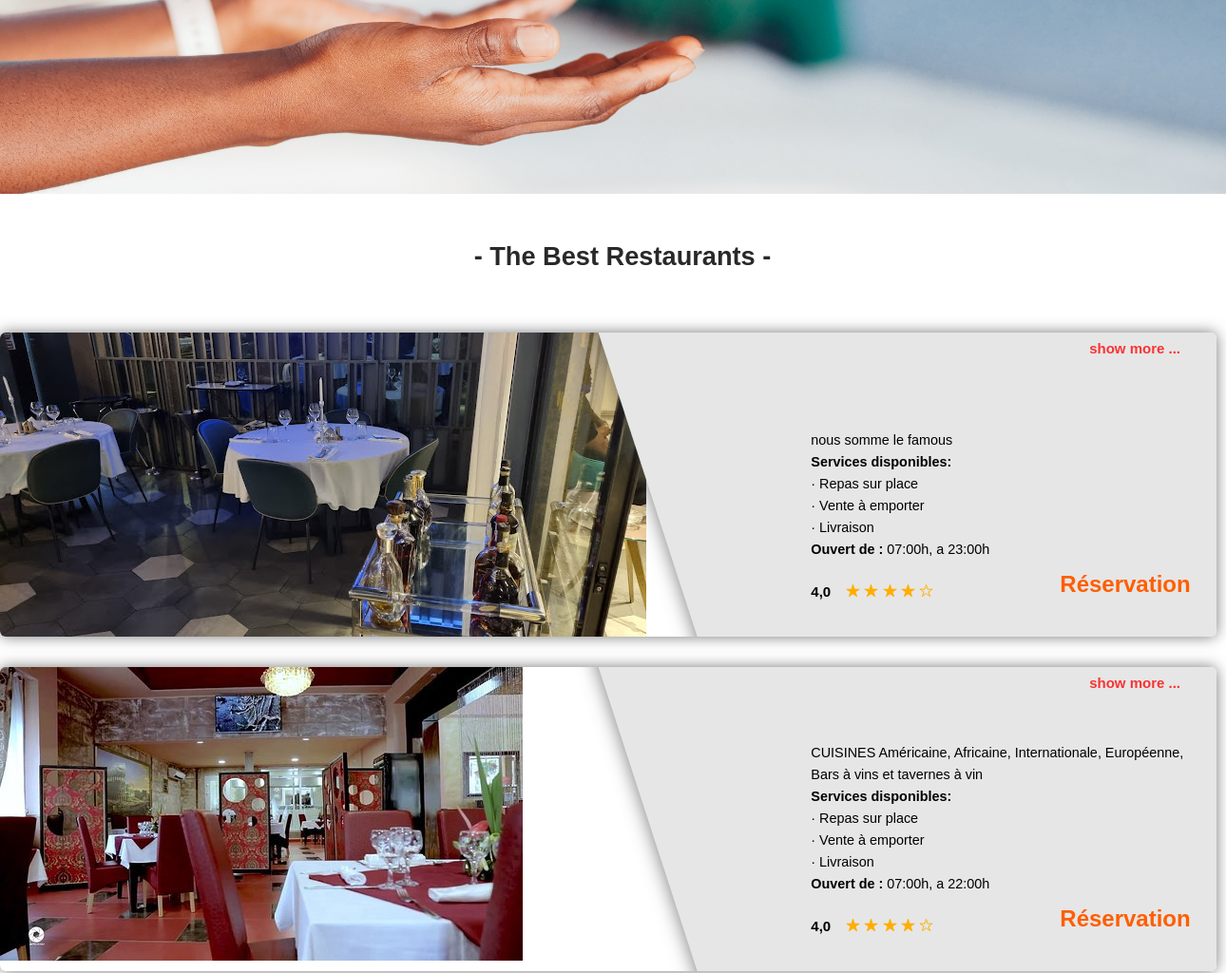
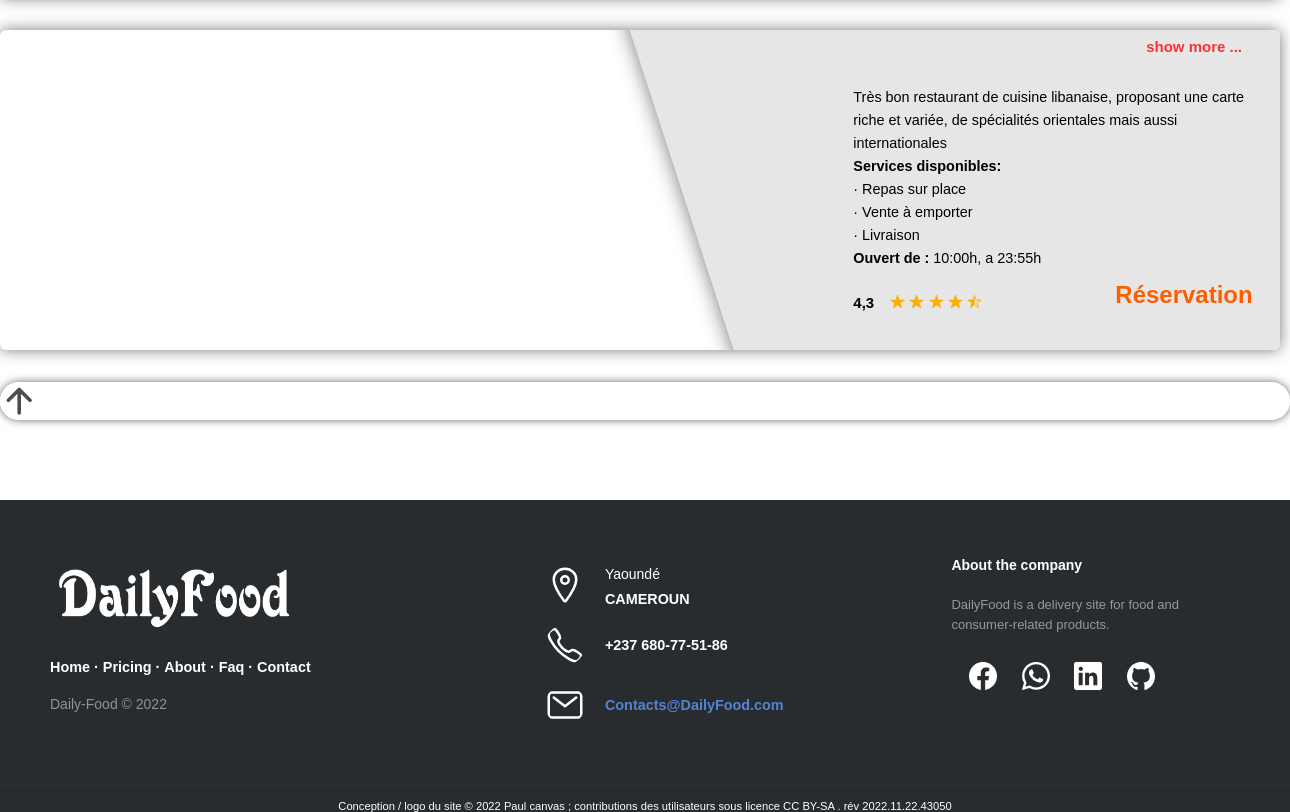
The page /restaurants/ (lower part) on the database as committed earlier (2 pictures, top to bottom).
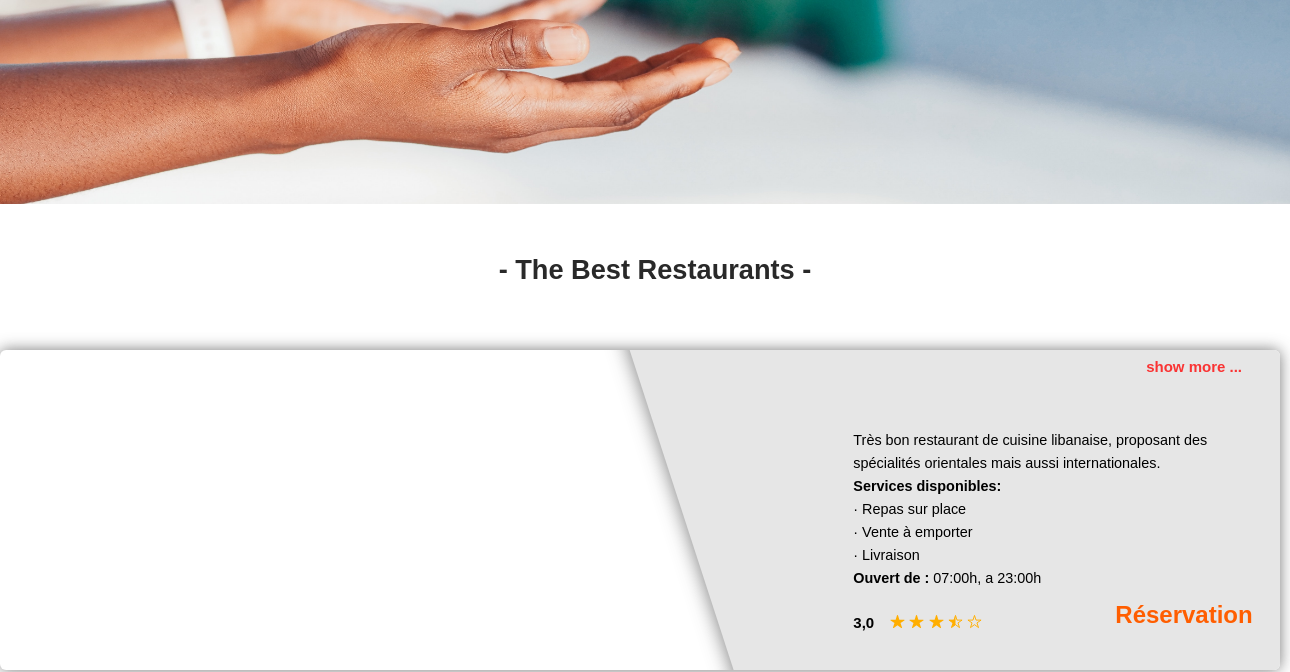
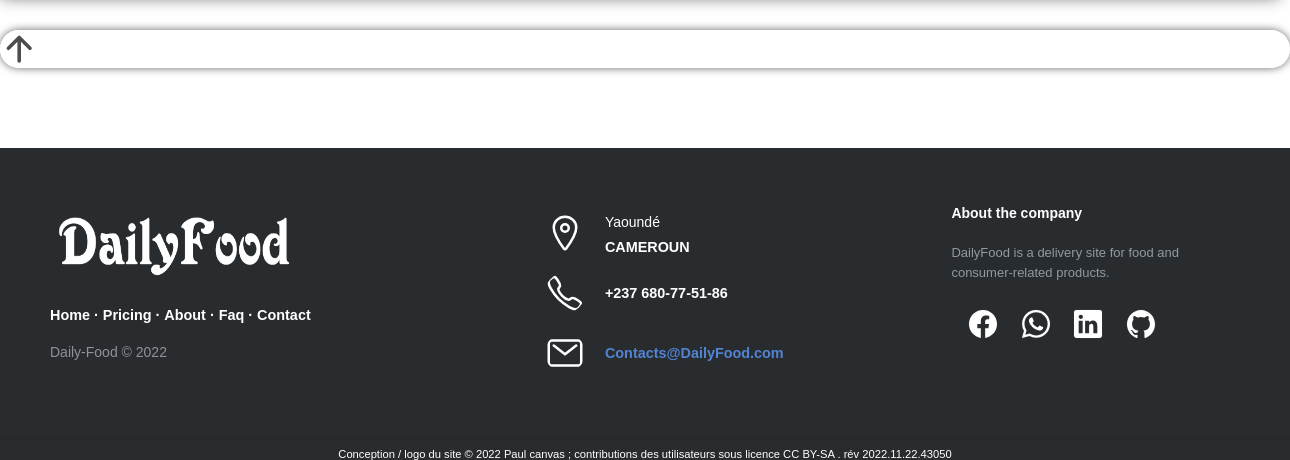
The same page on the database as committed later (2 pictures, top to bottom).
### restaurants/models.py (models this page shows, shortened)
class Restaurant(models.Model):
    account = models.OneToOneField(User, on_delete=models.CASCADE)
    description = models.CharField(max_length=150, blank=True)
    services = models.CharField(max_length=250, blank=False, null=False)
    adresse = models.CharField(max_length=150, blank=False)
    rating = models.FloatField(default=0.0)
    h_open = models.TimeField()
    h_close = models.TimeField()
    image = models.ImageField(upload_to="restaurants", blank=True)
    image_link = models.CharField(default='', max_length=7000000, blank=True)
    num = models.BigIntegerField(blank=True)

### restaurants/views.py (the view)
# urls.py: path('restaurants/', restaurant, name='restaurants'),
def restaurant(request):
    restaurants = Restaurant.objects.all()
    return render(request, 'restaurants/index.html', context={'restaurants': restaurants})

### restaurants/templates/restaurants/index.html (shortened to what this page needs)
{% extends 'base.html' %}
{% block coontent_home %}
<section id="trading">
    <div class="container">
      <h3 class="text-center section-heading">- The Best Restaurants -</h3>
    </div>
      {% for restaurant in restaurants %}
      <div class="resto">
        <div class="img_restaurant">
          {% if restaurant.image_link == '' %}
            <img src="{{ restaurant.image.url }}" alt="{{ restaurant.name }}">
          {% else %}
            <img src="{{ restaurant.image_link}}" alt="{{ restaurant.name }}">
          {% endif %}
        </div>
        <div class="description_restaurant">
              <div class="descrip_head">
                <small>{{ restaurant.location }}
                <span class="detail_resto" id="{{ restaurant.id }}"><h4>show more ...</h4></span>
              </div>
          <p>{{ restaurant.description }}
            <br><b>Services disponibles:</b><br>· Repas sur place <br>· Vente à emporter <br>· Livraison
            <br><b>Ouvert de :</b> {{ restaurant.h_open }}h, a {{ restaurant.h_close }}h
          </p>
          <div class="foot_descript">
            <span><h4 class="food-rating">
              <span> {{ restaurant.rating }} </span>
              <div class="rating">
                {% if restaurant.rating >= 1.0 %}
                  <ion-icon name="star"></ion-icon>
                  {% if restaurant.rating >= 2.0 %}
                    <ion-icon name="star"></ion-icon>
                    {% if restaurant.rating >= 3.0 %}
                      <ion-icon name="star"></ion-icon>
                      {% if restaurant.rating  >= 4.0 %}
                        <ion-icon name="star"></ion-icon>
                        {% if restaurant.rating  >= 5.0 %}
                          <ion-icon name="star"></ion-icon>
                        {% else %}
                          {% if  restaurant.rating  > 4.0 %}<ion-icon name="star-half-outline"></ion-icon>{% else %}<ion-icon name="star-outline"></ion-icon>{% endif %}
                        {% endif %}
                      {% else %}
                        {% if  restaurant.rating  == 4.0 %}<ion-icon name="star-outline"></ion-icon>{% else %}<ion-icon name="star-half-outline"></ion-icon>{% endif %}
                        <ion-icon name="star-outline"></ion-icon>
                      {% endif %}
                    {% else %}
                      {% if  restaurant.rating  == 3.0 %}<ion-icon name="star-outline"></ion-icon>{% else %}<ion-icon name="star-half-outline"></ion-icon>{% endif %}
                      <ion-icon name="star-outline"></ion-icon>
                      <ion-icon name="star-outline"></ion-icon>
                    {% endif %}
                  {% else %}
                    {% if  restaurant.rating  == 2.0 %}<ion-icon name="star-outline"></ion-icon>{% else %}<ion-icon name="star-half-outline"></ion-icon>{% endif %}
                    <ion-icon name="star-outline"></ion-icon>
                    <ion-icon name="star-outline"></ion-icon>
                    <ion-icon name="star-outline"></ion-icon>
                  {% endif %}
                {% endif %}
              </div>
            </h4></span>
            <input class="reservation" value="Réservation">
          </div>
        </div>
      </div>
      {% endfor %}
  </section>
{% endblock coontent_home %}

### templates/base.html (shortened to what this page needs)
<DOCTYPE html>
    {% load static %}
    <html lang="en">
        <head>
            <link rel="stylesheet" href="https://unpkg.com/swiper@8/swiper-bundle.min.css" />
            <link rel="stylesheet" href="{% static 'css/style.css' %}" />
            <link rel="stylesheet" href="{% static 'css/style_restaurants.css' %}" />
        </head>
        <body>
          <div class="container_head">
              <img class="container_img active" src="{% static 'images/img10.jpg' %}">
            </div>
            <br>
            {% block coontent_home %}
            {% endblock coontent_home %}
            <div class="btn_back_up">
              <ion-icon name="arrow-up-outline"></ion-icon>
            </div>
            <footer class="footer-distributed">
              <div class="footer-left">
                  <img class="logo_footer" src="{% static 'images/logo2.png' %}" alt="DailyFood.com">
                  <p class="footer-links">
                      <a href="#">Home</a>
                      ·
                      <a href="#">Pricing</a>
                      ·
                      <a href="#">About</a>
                      ·
                      <a href="#">Faq</a>
                      ·
                      <a href="#">Contact</a>
                  </p>
                  <p class="footer-company-name">Daily-Food &copy; 2022</p>
              </div>
              <div class="footer-center">
                  <div>
                      <ion-icon name="location-outline"></ion-icon>
                      <p><span>Yaoundé </span> CAMEROUN</p>
                  </div>
                  <div>
                      <ion-icon name="call-outline"></ion-icon>
                      <p>+237 680-77-51-86</p>
                  </div>
                  <div>
                      <ion-icon name="mail-outline"></ion-icon>
                      <p>
                          <a href="mailto:support@company.com">Contacts@DailyFood.com</a>
                      </p>
                  </div>
              </div>
              <div class="footer-right">
                  <p class="footer-company-about">
                      <span>About the company</span>
                      DailyFood is a delivery site for food and consumer-related products.
                  </p>
                  <div class="footer-icons">
                      <a href="#"><ion-icon name="logo-facebook"></ion-icon></a>
                      <a href="https://wa.me/qr/P7NW6KPL4OBUE1 "><ion-icon name="logo-whatsapp"></ion-icon></a>
                      <a href="#"><ion-icon name="logo-linkedin"></ion-icon></a>
                      <a href="https://github.com/paulfoko"><ion-icon name="logo-github"></ion-icon></a>
                  </div>
              </div>
          </footer><div class="content_bottom">
                        Conception / logo du site © 2022 Paul canvas ; contributions des utilisateurs sous licence CC BY-SA . rév 2022.11.22.43050
                    </div>
        </body>
    </html>

### static/css/style.css (style rules this page uses)
*, *::before, *::after { box-sizing: border-box; font-family: 'Poppins', sans-serif; margin: 0; outline: none; }
:root { --primary: #ffae00; --white: #ffffff; --bg: #f5f5f5; }
body { justify-content: center; }
.container_head { position:relative; display: flex; height: 100vh; padding: 0; margin: 0; width: 100%; background-size: cover; justify-content: center; }
.container_head img { object-fit: cover; height: 100%; width: 100%; top: 0; left: 0; position: absolute; opacity: 0; transition: opacity 1s; }
.container_head .active { opacity: 1; }
.total h2,h3 { margin-left: 20px; }
.container { max-width: 124rem; max-height: 42rem; padding: 0 1rem; margin: 0 auto; justify-content: center; }
.text-center { text-align: center; }
.section-heading { font-size: 1.7rem; color: #292929; padding: 2rem 0; }
.food-rating { padding-top: 1rem; display: flex; gap: 1rem; }
.rating ion-icon { color: var(--primary); }
.btn_back_up { border-radius: 90px; font-size: 2.4rem; color: rgb(77, 77, 77); right: 1.5rem; bottom: 2rem; z-index: 0; box-shadow: 0 0 0.5rem rgb(104, 104, 104); background-color: rgba(255, 255, 255, 0.932); }
footer { position: relative; bottom: 0; }
.footer-distributed { background-color: #292c2f; box-shadow: 0 1px 1px 0 rgba(0, 0, 0, 0.12); box-sizing: border-box; width: 100%; text-align: left; font: bold 16px sans-serif; padding: 55px 50px; margin-top: 80px; }
.footer-left .logo_footer { width: 16rem; height: 5rem; }
.footer-distributed .footer-left, .footer-distributed .footer-center, .footer-distributed .footer-right { display: inline-block; vertical-align: top; }
.footer-distributed .footer-left { width: 40%; }
.footer-distributed .footer-links { color: #ffffff; margin: 20px 0 12px; padding: 0; }
.footer-distributed .footer-links a { display:inline-block; line-height: 1.8; text-decoration: none; color: inherit; }
.footer-distributed .footer-company-name { color: #8f9296; font-size: 14px; font-weight: normal; margin: 0; }
.footer-distributed .footer-center { width: 35%; }
.footer-distributed .footer-center ion-icon { color: #ffffff; font-size: 2.5rem; border-radius: 50%; text-align: center; line-height: 42px; margin: 10px 15px; vertical-align: middle; }
.footer-distributed .footer-center p { display: inline-block; color: #ffffff; vertical-align: middle; margin:0; }
.footer-distributed .footer-center p span { display:block; font-weight: normal; font-size:14px; line-height:2; }
.footer-distributed .footer-center p a { color: #5383d3; text-decoration: none;; }
.footer-distributed .footer-right { width: 20%; }
.footer-distributed .footer-company-about { line-height: 20px; color: #92999f; font-size: 13px; font-weight: normal; margin: 0; }
.footer-distributed .footer-company-about span { display: block; color: #ffffff; font-size: 14px; font-weight: bold; margin-bottom: 20px; }
.footer-distributed .footer-icons { margin-top: 25px; }
.footer-distributed .footer-icons a { display: inline-block; cursor: pointer; font-size: 2rem; color: #ffffff; text-align: center; line-height: 35px; margin-left: 1rem; }
.content_bottom { font-size: 0.7rem; justify-content: center; text-align: center; padding-top: 10px; }
.content_bottom { background-color: #292c2f; color: #fff; font-size: 0.7rem; justify-content: center; text-align: center; }

Rows that differ between the two databases and show on the page:
removed Restaurant: image (picture), description "nous somme le famous", h_open "07:00", h_close "23:00", rating "4,0"
removed Restaurant: description "Très bon restaurant de cuisine libanaise, proposant une carte riche et variée, de spécialités orientales mais aussi internationales", h_open "10:00", h_close "23:55", rating "4,3"
changed Restaurant: description "CUISINES Américaine, Africaine, Internationale, Européenne, Bars à vins et tavernes à vin" → "Très bon restaurant de cuisine libanaise, proposant des spécialités orientales mais aussi internationales."; h_close "22:00" → "23:00"; rating "4,0" → "3,0"; image: picture removed
